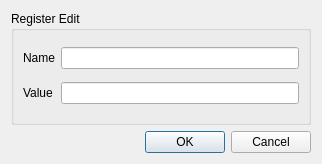
<?xml version="1.0" encoding="UTF-8"?>
<ui version="4.0">
 <class>SeerRegisterEditValueDialogForm</class>
 <widget class="QDialog" name="SeerRegisterEditValueDialogForm">
  <property name="geometry">
   <rect>
    <x>0</x>
    <y>0</y>
    <width>322</width>
    <height>164</height>
   </rect>
  </property>
  <property name="windowTitle">
   <string>Seer - Edit a Register Value</string>
  </property>
  <property name="windowIcon">
   <iconset>
    <normaloff>resources/seergdb_32x32.png</normaloff>resources/seergdb_32x32.png</iconset>
  </property>
  <layout class="QVBoxLayout" name="verticalLayout">
   <item>
    <widget class="QGroupBox" name="breakpointLocationGroupBox">
     <property name="title">
      <string>Register Edit</string>
     </property>
     <layout class="QGridLayout" name="gridLayout">
      <item row="0" column="0">
       <widget class="QLabel" name="resisterNameLabel">
        <property name="text">
         <string>Name</string>
        </property>
       </widget>
      </item>
      <item row="0" column="1">
       <widget class="QLineEdit" name="registerNameLineEdit">
        <property name="toolTip">
         <string>The name of the register to edit.</string>
        </property>
        <property name="clearButtonEnabled">
         <bool>true</bool>
        </property>
       </widget>
      </item>
      <item row="1" column="0">
       <widget class="QLabel" name="registerValueLabel">
        <property name="text">
         <string>Value</string>
        </property>
       </widget>
      </item>
      <item row="1" column="1">
       <widget class="QLineEdit" name="registerValueLineEdit">
        <property name="toolTip">
         <string>The register's new value.</string>
        </property>
        <property name="clearButtonEnabled">
         <bool>true</bool>
        </property>
       </widget>
      </item>
     </layout>
    </widget>
   </item>
   <item>
    <widget class="QDialogButtonBox" name="buttonBox">
     <property name="orientation">
      <enum>Qt::Horizontal</enum>
     </property>
     <property name="standardButtons">
      <set>QDialogButtonBox::Cancel|QDialogButtonBox::Ok</set>
     </property>
    </widget>
   </item>
  </layout>
 </widget>
 <resources/>
 <connections>
  <connection>
   <sender>buttonBox</sender>
   <signal>accepted()</signal>
   <receiver>SeerRegisterEditValueDialogForm</receiver>
   <slot>accept()</slot>
   <hints>
    <hint type="sourcelabel">
     <x>248</x>
     <y>254</y>
    </hint>
    <hint type="destinationlabel">
     <x>157</x>
     <y>274</y>
    </hint>
   </hints>
  </connection>
  <connection>
   <sender>buttonBox</sender>
   <signal>rejected()</signal>
   <receiver>SeerRegisterEditValueDialogForm</receiver>
   <slot>reject()</slot>
   <hints>
    <hint type="sourcelabel">
     <x>316</x>
     <y>260</y>
    </hint>
    <hint type="destinationlabel">
     <x>286</x>
     <y>274</y>
    </hint>
   </hints>
  </connection>
 </connections>
</ui>
